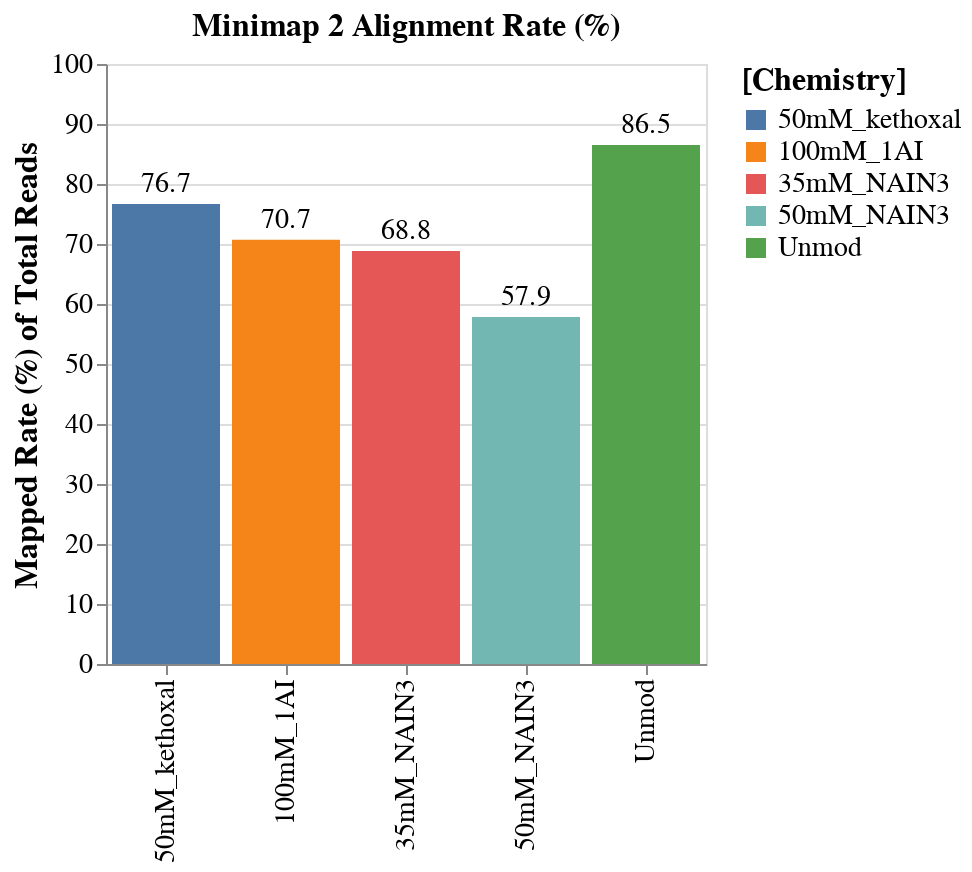

The cell this chart's notebook holds for it:
### Code cell
f_mapping_rate = "/home/han/proj_het_AC/rerun_analysis/0_Manuscript_codes_submission_20250723/Figure1/Data/ribosxitch_mapping_rate.txt"
df_results = pd.read_csv(f_mapping_rate, sep="\t", names=["batch", "condition", "total_reads", "mapped_reads", "mapped_rate"])
df_results["mapped_rate"] *= 100
df_results = df_results[df_results['condition'] != 'MT']
sort_order = ["Unmodified", "50mM_kethoxal", "100mM_1AI", "35mM_NAIN3", "50mM_NAIN3"]

bars_mapped = alt.Chart(df_results).mark_bar().encode(
    x=alt.X("batch", axis=alt.Axis(title=None), sort=sort_order),
    y=alt.Y("mean(mapped_rate)", axis=alt.Axis(title="Mapped Rate (%) of Total Reads"), scale=alt.Scale(domain=[0, 100])),
    color=alt.Color("batch", legend=alt.Legend(title="[Chemistry]"), sort=sort_order) #Probing Chemistry and Concentration
)

text_mapped = alt.Chart(df_results).mark_text(dx=0, dy=-10, color='black', fontSize=14).encode(
    x=alt.X("batch", axis=alt.Axis(title="Category"), sort=sort_order),
    y=alt.Y("mean(mapped_rate)", axis=alt.Axis(title="Mapped Rate (%) of Total Reads")),
    text=alt.Text("mean(mapped_rate)", format=".1f")
)

chart = bars_mapped + text_mapped

chart2 = chart.configure_axis(
    labelFontSize=14,
    titleFontSize=16
).configure_legend(
    labelFontSize=14,
    titleFontSize=16
).configure_title(
    fontSize=16
).configure_header(
    labelFontSize=14,
    titleFontSize=16
).properties(
    width=300,
    height=300,
    title="Minimap 2 Alignment Rate (%)"
)

display(chart2)

dir_out = '/home/han/proj_het_AC/rerun_analysis/0_Manuscript_codes_submission_20250723/Figure1/Data/'
save(chart2, dir_out+ "Fig1e_minimap2_alignment_rate.pdf")

### Figure 1 — Vega-Lite specification as saved in the notebook (floating-point values rounded to 4 significant figures)
{"config": {"view": {"continuousWidth": 400, "continuousHeight": 300}, "axis": {"labelFontSize": 14, "titleFontSize": 16}, "header": {"labelFontSize": 14, "titleFontSize": 16}, "legend": {"labelFontSize": 14, "titleFontSize": 16}, "title": {"fontSize": 16}}, "layer": [{"mark": "bar", "encoding": {"color": {"type": "nominal", "field": "batch", "legend": {"title": "[Chemistry]"}, "sort": ["Unmodified", "50mM_kethoxal", "100mM_1AI", "35mM_NAIN3", "50mM_NAIN3"]}, "x": {"type": "nominal", "axis": {"title": null}, "field": "batch", "sort": ["Unmodified", "50mM_kethoxal", "100mM_1AI", "35mM_NAIN3", "50mM_NAIN3"]}, "y": {"type": "quantitative", "aggregate": "mean", "axis": {"title": "Mapped Rate (%) of Total Reads"}, "field": "mapped_rate", "scale": {"domain": [0, 100]}}}}, {"mark": {"type": "text", "color": "black", "dx": 0, "dy": -10, "fontSize": 14}, "encoding": {"text": {"type": "quantitative", "aggregate": "mean", "field": "mapped_rate", "format": ".1f"}, "x": {"type": "nominal", "axis": {"title": "Category"}, "field": "batch", "sort": ["Unmodified", "50mM_kethoxal", "100mM_1AI", "35mM_NAIN3", "50mM_NAIN3"]}, "y": {"type": "quantitative", "aggregate": "mean", "axis": {"title": "Mapped Rate (%) of Total Reads"}, "field": "mapped_rate"}}}], "data": {"name": "data-66889f9a3959702efac612afe348a82a"}, "height": 300, "title": "Minimap 2 Alignment Rate (%)", "width": 300, "$schema": "https://vega.github.io/schema/vega-lite/v4.8.1.json", "datasets": {"data-66889f9a3959702efac612afe348a82a": [{"batch": "100mM_1AI", "condition": "WT", "total_reads": 2972979, "mapped_reads": 2101878, "mapped_rate": 70.7}, {"batch": "35mM_NAIN3", "condition": "WT", "total_reads": 2195962, "mapped_reads": 1511418, "mapped_rate": 68.83}, {"batch": "50mM_NAIN3", "condition": "WT", "total_reads": 1655170, "mapped_reads": 957568, "mapped_rate": 57.85}, {"batch": "50mM_kethoxal", "condition": "WT", "total_reads": 405666, "mapped_reads": 310980, "mapped_rate": 76.66}, {"batch": "Unmod", "condition": "WT", "total_reads": 4243256, "mapped_reads": 3670267, "mapped_rate": 86.5}]}}
